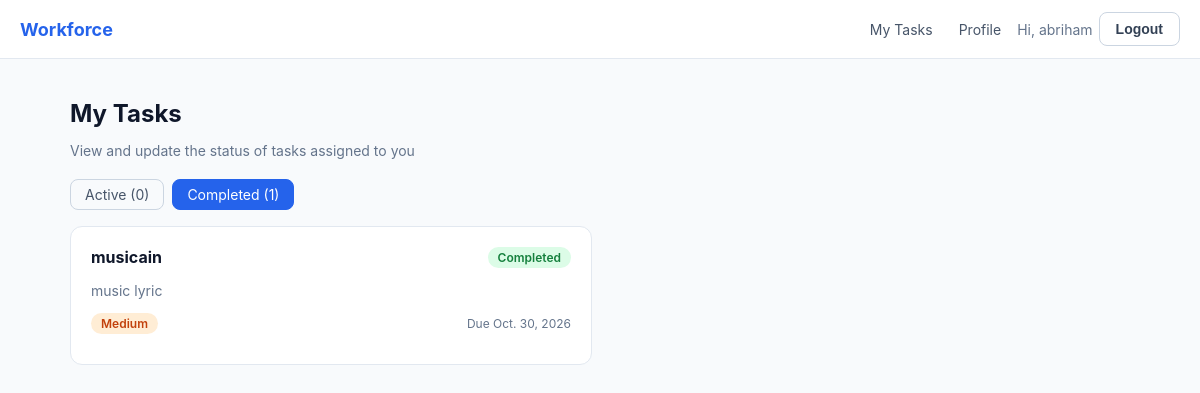
Page /worker/dashboard/?tab=completed (signed in) on the committed database.
### core/models.py (models this page shows, shortened)
class User(AbstractUser):
    class Role(models.TextChoices):
        ADMIN = "ADMIN", "Admin"
        WORKER = "WORKER", "Worker"
    role = models.CharField(max_length=10, choices=Role.choices, default=Role.WORKER)

class Task(models.Model):
    class Priority(models.TextChoices):
        LOW = "LOW", "Low"
        MEDIUM = "MEDIUM", "Medium"
        HIGH = "HIGH", "High"
    class Status(models.TextChoices):
        PENDING = "PENDING", "Pending"
        IN_PROGRESS = "IN_PROGRESS", "In Progress"
        COMPLETED = "COMPLETED", "Completed"
    title = models.CharField(max_length=200)
    description = models.TextField()
    assigned_to = models.ForeignKey(User, on_delete=models.CASCADE, related_name="tasks")
    priority = models.CharField(max_length=10, choices=Priority.choices, default=Priority.MEDIUM)
    deadline = models.DateField()
    status = models.CharField(max_length=15, choices=Status.choices, default=Status.PENDING)
    created_at = models.DateTimeField(auto_now_add=True)
    class Meta:
        ordering = ["-created_at"]

### core/views.py (the view)
# urls.py: path("worker/dashboard/", views.worker_dashboard, name="worker_dashboard"),
@user_passes_test(is_worker, login_url="login")
def worker_dashboard(request):
    tab = request.GET.get("tab", "active")
    tasks = Task.objects.filter(assigned_to=request.user)
    if tab == "completed":
        tasks = tasks.filter(status=Task.Status.COMPLETED)
    else:
        tasks = tasks.exclude(status=Task.Status.COMPLETED)
    context = {
        "tasks": tasks,
        "tab": tab,
        "active_count": Task.objects.filter(assigned_to=request.user).exclude(status=Task.Status.COMPLETED).count(),
        "completed_count": Task.objects.filter(assigned_to=request.user, status=Task.Status.COMPLETED).count(),
    }
    return render(request, "core/worker_dashboard.html", context)

### core/views.py (called while the page is built)
def is_worker(user):
    return user.is_authenticated and user.role == User.Role.WORKER

### core/templates/core/worker_dashboard.html (shortened to what this page needs)
{% extends "core/base.html" %}
{% block content %}
<h1>My Tasks</h1>
<p class="subtitle">View and update the status of tasks assigned to you</p>
<div class="filters">
  <a href="?tab=active" class="{% if tab == 'active' %}active{% endif %}">Active ({{ active_count }})</a>
  <a href="?tab=completed" class="{% if tab == 'completed' %}active{% endif %}">Completed ({{ completed_count }})</a>
</div>
{% if tasks %}
<div class="task-grid">
  {% for t in tasks %}
  <div class="card">
    <div class="task-card-header">
      <strong>{{ t.title }}</strong>
      <span class="badge badge-{{ t.status|lower }}">{{ t.get_status_display }}</span>
    </div>
    <p class="muted">{{ t.description }}</p>
    <div class="task-meta">
      <span class="badge badge-{{ t.priority|lower }}">{{ t.get_priority_display }}</span>
      <span>Due {{ t.deadline }}</span>
    </div>
  </div>
  {% endfor %}
</div>
{% else %}
<div class="card"><p class="muted">No {{ tab }} tasks.</p></div>
{% endif %}
{% endblock %}

### core/templates/core/base.html (shortened to what this page needs)
{% load static %}
<!DOCTYPE html>
<html lang="en">
<head>
  <link rel="stylesheet" href="{% static 'core/style.css' %}">
</head>
<body>
{% if user.is_authenticated %}
<nav class="navbar">
  <span class="brand">Workforce</span>
  <div class="links">
    {% if user.role == "ADMIN" %}
      <a href="{% url 'admin_dashboard' %}">Dashboard</a>
      <a href="{% url 'worker_list' %}">Workers</a>
      <a href="{% url 'task_list' %}">Tasks</a>
      <a href="{% url 'task_create' %}">Create Task</a>
    {% else %}
      <a href="{% url 'worker_dashboard' %}">My Tasks</a>
    {% endif %}
    <a href="{% url 'profile' %}">Profile</a>
    <span class="muted">Hi, {{ user.first_name|default:user.username }}</span>
    <form action="{% url 'logout' %}" method="post" style="display:inline;">
      <button type="submit" class="btn btn-secondary">Logout</button>
    </form>
  </div>
</nav>
{% endif %}
<div class="container">
  {% block content %}{% endblock %}
</div>
</body>
</html>

### core/static/core/style.css (style rules this page uses)
* { box-sizing: border-box; }
body { margin: 0; font-family: -apple-system, Segoe UI, Roboto, Arial, sans-serif; background: #f8fafc; color: #0f172a; }
a { color: #2563eb; text-decoration: none; }
.navbar { background: #fff; border-bottom: 1px solid #e2e8f0; padding: 12px 20px; display: flex; justify-content: space-between; align-items: center; flex-wrap: wrap; gap: 10px; }
.navbar .brand { font-weight: 700; font-size: 18px; color: #2563eb; }
.navbar .links { display: flex; gap: 6px; align-items: center; flex-wrap: wrap; }
.navbar .links a { padding: 6px 10px; border-radius: 8px; color: #475569; font-size: 14px; }
.container { max-width: 1100px; margin: 0 auto; padding: 24px 20px; }
.card { background: #fff; border: 1px solid #e2e8f0; border-radius: 12px; padding: 20px; margin-bottom: 20px; }
h1 { font-size: 24px; margin-bottom: 4px; }
.subtitle { color: #64748b; font-size: 14px; margin-bottom: 20px; }
.badge { display: inline-block; padding: 3px 10px; border-radius: 999px; font-size: 12px; font-weight: 600; }
.badge-completed { background: #dcfce7; color: #15803d; }
.badge-medium { background: #ffedd5; color: #c2410c; }
.btn { display: inline-block; padding: 8px 16px; border-radius: 8px; font-size: 14px; font-weight: 600; border: none; cursor: pointer; }
.btn-secondary { background: #fff; color: #334155; border: 1px solid #cbd5e1; }
.filters { display: flex; gap: 8px; margin-bottom: 16px; flex-wrap: wrap; }
.filters a { padding: 6px 14px; border-radius: 8px; font-size: 14px; border: 1px solid #cbd5e1; color: #475569; }
.filters a.active { background: #2563eb; color: #fff; border-color: #2563eb; }
.task-grid { display: grid; grid-template-columns: repeat(2, 1fr); gap: 16px; }
.task-card-header { display: flex; justify-content: space-between; align-items: start; gap: 8px; margin-bottom: 8px; }
.task-meta { display: flex; justify-content: space-between; align-items: center; font-size: 12px; color: #64748b; margin: 10px 0; }
.muted { color: #64748b; font-size: 14px; }

### rows in the picture
User: first_name "abriham"
Task: title "musicain", status "Completed", description "music lyric", priority "Medium", deadline "Oct. 30, 2026"

### other values in the picture
{{ active_count }} "0"
{{ completed_count }} "1"
